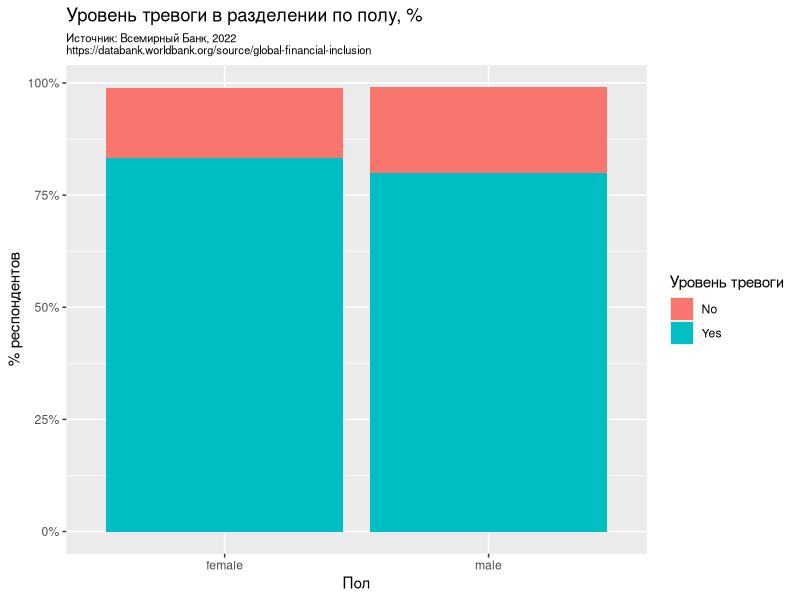
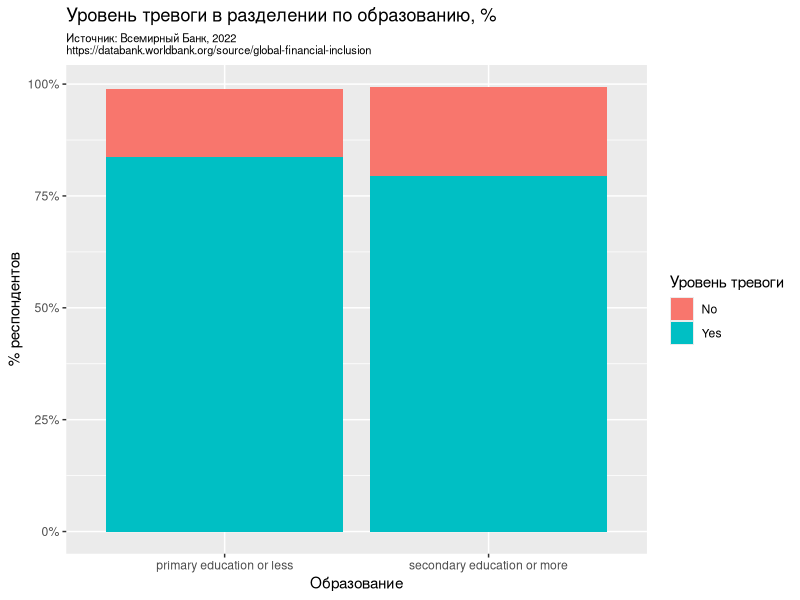
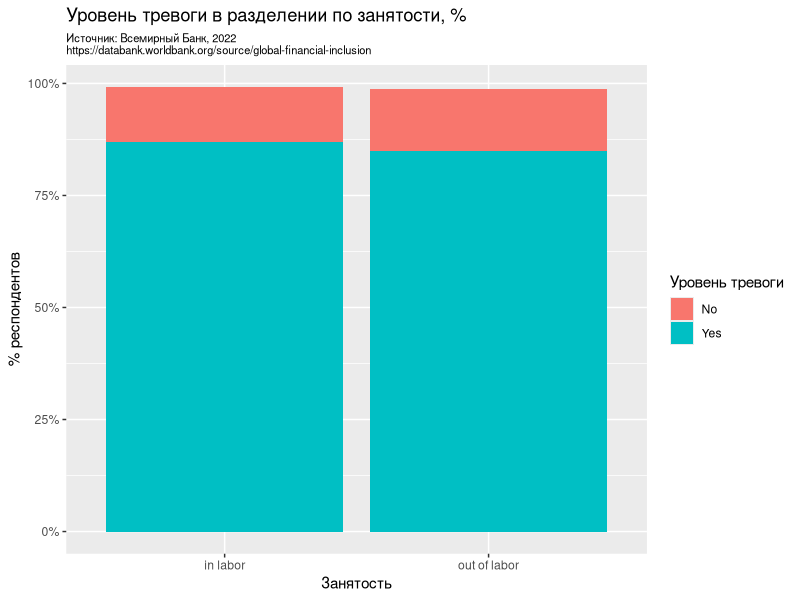

These charts were generated, in order, by the following R code:
## ---- chunk 1
knitr::opts_chunk$set(echo = TRUE)
library(dplyr)
library(stringr)
library(ggplot2)
library(tidyr)
## ---- chunk 2
finincl <- read.csv("finincl.csv", stringsAsFactors = T, na.strings = '..')
str(finincl)
## ---- chunk 3
finincl <- finincl %>% 
  filter(if_all(.fns = ~ !is.na(.x))) %>% 
  mutate(Series.Short = factor(str_match(Series.Name, "(?<=: ).*$"))) %>% 
  mutate(Pct = X2021..YR2021.)
  droplevels
str(finincl)
## ---- chunk 4
head(unique(finincl$Series.Short))
## ---- chunk 5
make_var_df <- function(dtf, pattern, col_name, levels){
  new_dft <- dtf %>% 
    filter(Series.Short <- str_detect(Series.Short, pattern)) %>% 
    droplevels
  new_dft$Anxiety <- factor(str_extract(new_dft$Series.Short, "^([a-z]+) w", 
                                        group = 1), 
                            levels = c("not", "somewhat", "very"))
  levels(new_dft$Anxiety) <- c("No", "Yes", "Yes")
  new_dft[[col_name]] <- factor(str_extract(new_dft$Series.Short, 
                                            paste0(c("(", pattern, ")"),
                                                   collapse = ''),
                                            group = 1))
  new_dft[c("Country.Name", "Pct", "Anxiety", col_name)]
  new_dft %>% 
    filter(Country.Name == "World") %>% 
    group_by(across(c(all_of(col_name), "Anxiety"))) %>% 
    summarize(Pct = sum(Pct)) %>% 
    ungroup()
}
finincl_sex <- make_var_df(finincl, "male|female", "Sex")
str(finincl_sex)
## ---- chunk 6
ggplot(finincl_sex, aes(x = Sex, y = Pct, fill = Anxiety)) +
  geom_col() +
  ggtitle(label = "Уровень тревоги в разделении по полу, %",
          subtitle = "Источник: Всемирный Банк, 2022\nhttps://databank.worldbank.org/source/global-financial-inclusion") +
  theme(plot.subtitle = element_text(size = 8)) +
  scale_fill_brewer(palette = "OrRd") +
  scale_y_continuous("% респондентов",
                     breaks = seq(0, 100, 25),
                     labels = paste0(seq(0, 100, 25), rep("%", 5))) +
  scale_x_discrete("Пол") +
  scale_fill_discrete("Уровень тревоги")
## ---- chunk 7
sex_abs <- finincl_sex %>% 
  select(Anxiety, Sex, Pct) %>% 
  mutate(Pct = Pct * 128000 / 2) %>% 
  pivot_wider(names_from = Anxiety, values_from = Pct) %>% 
  select(2:3)
sex_abs <- as.data.frame(sex_abs)
rownames(sex_abs) <- c('Female', 'Male')
chisq.test(sex_abs)
## ---- chunk 8
finincl_edu <- make_var_df(finincl, 
                           "primary education or less|secondary education or more", 
                           "Education")
str(finincl_edu)
## ---- chunk 9
ggplot(finincl_edu, aes(x = Education, y = Pct, fill = Anxiety)) +
  geom_col() +
  ggtitle(label = "Уровень тревоги в разделении по образованию, %",
          subtitle = "Источник: Всемирный Банк, 2022\nhttps://databank.worldbank.org/source/global-financial-inclusion") +
  theme(plot.subtitle = element_text(size = 8)) +
  scale_fill_brewer(palette = "OrRd") +
  scale_y_continuous("% респондентов",
                     breaks = seq(0, 100, 25),
                     labels = paste0(seq(0, 100, 25), rep("%", 5))) +
  scale_x_discrete("Образование") +
  scale_fill_discrete("Уровень тревоги")
## ---- chunk 10
edu_abs <- finincl_edu %>% 
  select(Anxiety, Education, Pct) %>% 
  mutate(Pct = Pct * 128000 / 2) %>% 
  pivot_wider(names_from = Anxiety, values_from = Pct) %>% 
  select(2:3)
edu_abs <- as.data.frame(edu_abs)
rownames(edu_abs) <- c('Primary', 'Secondary')
chisq.test(edu_abs)
## ---- chunk 11
finincl_emp <- make_var_df(finincl, 
                           "in labor|out of labor", 
                           "Employment")
str(finincl_emp)
## ---- chunk 12
ggplot(finincl_emp, aes(x = Employment, y = Pct, fill = Anxiety)) +
  geom_col() +
  ggtitle(label = "Уровень тревоги в разделении по занятости, %",
          subtitle = "Источник: Всемирный Банк, 2022\nhttps://databank.worldbank.org/source/global-financial-inclusion") +
  theme(plot.subtitle = element_text(size = 8)) +
  scale_fill_brewer(palette = "OrRd") +
  scale_y_continuous("% респондентов",
                     breaks = seq(0, 100, 25),
                     labels = paste0(seq(0, 100, 25), rep("%", 5))) +
  scale_x_discrete("Занятость") +
  scale_fill_discrete("Уровень тревоги")
## ---- chunk 13
emp_abs <- finincl_emp %>% 
  select(Anxiety, Employment, Pct) %>% 
  mutate(Pct = Pct * 128000 / 2) %>% 
  pivot_wider(names_from = Anxiety, values_from = Pct) %>% 
  select(2:3)
emp_abs <- as.data.frame(emp_abs)
rownames(emp_abs) <- c('In labor', 'Out of labor')
chisq.test(emp_abs)
